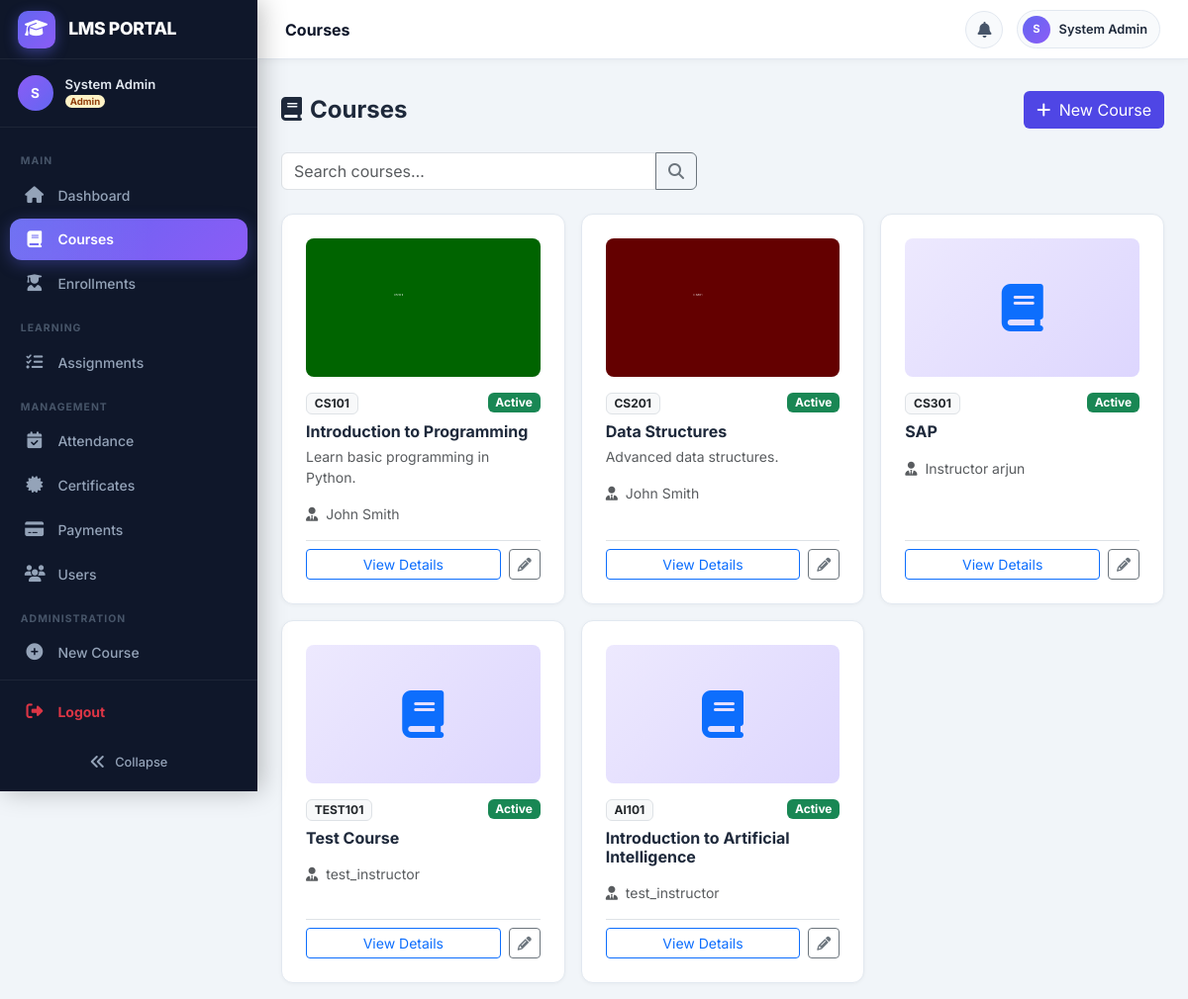
Before: /courses/ (signed in) with the older database file.
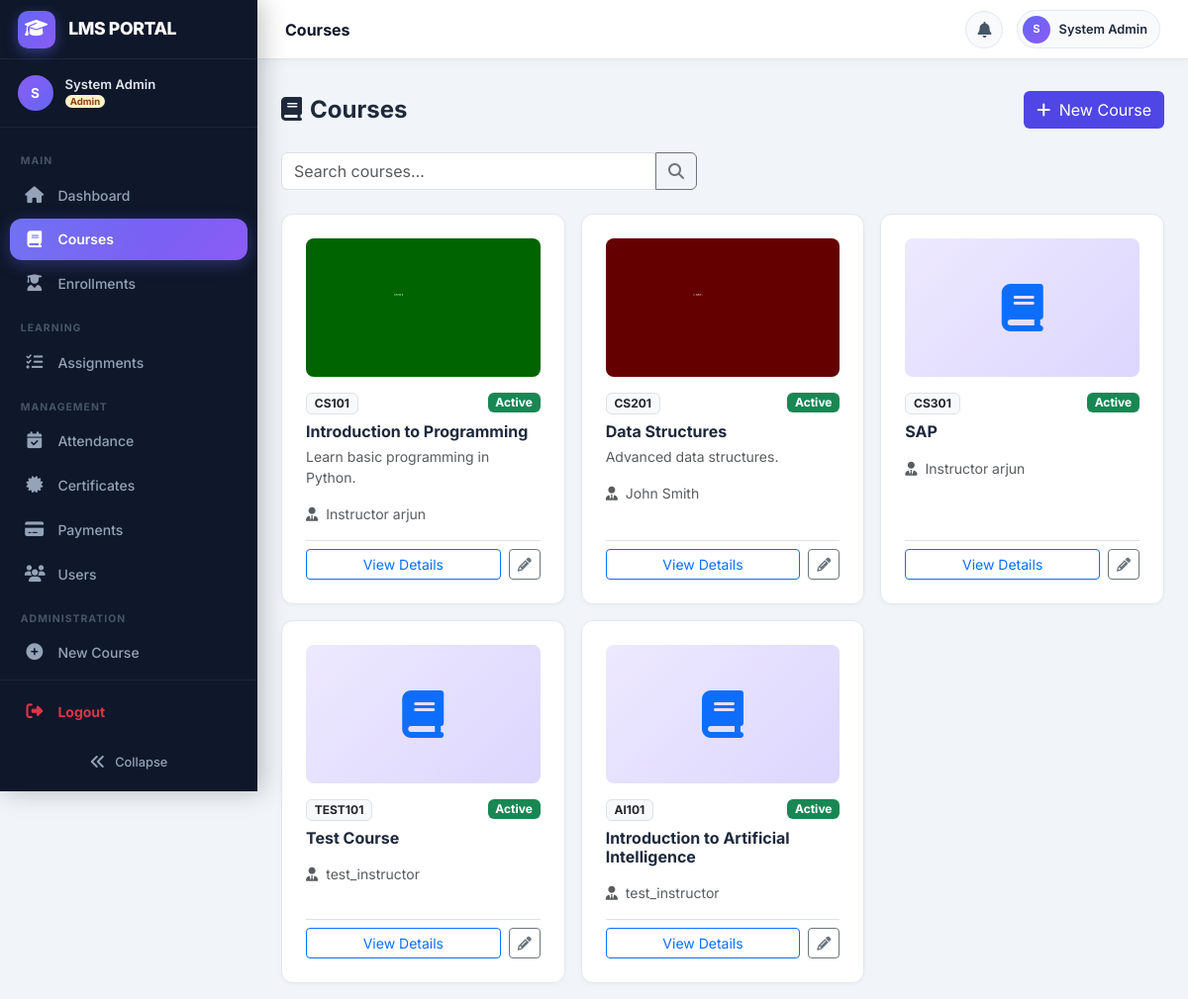
After: the same page with the newer database file.
### courses/models.py (models this page shows, shortened)
class Course(models.Model):
    class Status(models.TextChoices):
        ACTIVE = 'active', 'Active'
        INACTIVE = 'inactive', 'Inactive'
        ARCHIVED = 'archived', 'Archived'
    title = models.CharField(max_length=200)
    code = models.CharField(max_length=20, unique=True)
    description = models.TextField(blank=True)
    instructor = models.ForeignKey(
        settings.AUTH_USER_MODEL,
        on_delete=models.SET_NULL,
        null=True,
        related_name='courses_teaching',
        limit_choices_to={'role__in': ['instructor', 'admin']},
    )
    status = models.CharField(max_length=20, choices=Status.choices, default=Status.ACTIVE)
    thumbnail = models.ImageField(upload_to='course_thumbnails/', blank=True, null=True)
    credits = models.PositiveSmallIntegerField(default=3)
    price = models.DecimalField(max_digits=10, decimal_places=2, default=0.00)
    auto_revision_enabled = models.BooleanField(default=True)
    created_at = models.DateTimeField(auto_now_add=True)
    updated_at = models.DateTimeField(auto_now=True)
    class Meta:
        ordering = ['-created_at']

### users/models.py (models this page shows, shortened)
class CustomUser(AbstractUser):
    class Role(models.TextChoices):
        ADMIN = 'admin', 'Admin'
        INSTRUCTOR = 'instructor', 'Instructor'
        STUDENT = 'student', 'Student'
    role = models.CharField(
        max_length=20,
        choices=Role.choices,
        default=Role.STUDENT,
    )
    phone = models.CharField(max_length=20, blank=True)
    profile_picture = models.ImageField(
        upload_to='profile_pictures/', blank=True, null=True
    )
    bio = models.TextField(blank=True)
    date_of_birth = models.DateField(null=True, blank=True)
    otp = models.CharField(max_length=6, blank=True, null=True)
    otp_expiry = models.DateTimeField(null=True, blank=True)
    class Meta:
        verbose_name = 'User'
        verbose_name_plural = 'Users'
    @property
    def is_admin_role(self):
        return self.role == self.Role.ADMIN
    @property
    def is_student(self):
        return self.role == self.Role.STUDENT

### courses/views.py (the view)
# urls.py: path('', views.course_list, name='list'),
@login_required
def course_list(request):
    query = request.GET.get('q', '')
    courses = Course.objects.select_related('instructor').annotate(
        batch_count=Count('batches', distinct=True),
        student_count=Count('batches__enrollments', distinct=True),
    )
    if query:
        courses = courses.filter(
            Q(title__icontains=query) | Q(code__icontains=query) |
            Q(description__icontains=query)
        )
    if request.user.is_student:
        courses = courses.filter(status='active')
    return render(request, 'courses/course_list.html', {
        'courses': courses, 'query': query
    })

### templates/courses/course_list.html (shortened to what this page needs)
{% extends 'base.html' %}
{% block content %}
<div class="d-flex justify-content-between align-items-center mb-4">
  <h4 class="fw-bold mb-0"><i class="fas fa-book me-2"></i>Courses</h4>
  {% if user.is_admin_role or user.is_superuser %}
  <a href="{% url 'courses:create' %}" class="btn" style="background:#4f46e5;color:#fff;">
    <i class="fas fa-plus me-1"></i> New Course
  </a>
  {% endif %}
</div>
<form method="get" class="mb-4">
  <div class="input-group" style="max-width:420px;">
    <input type="text" name="q" value="{{ query }}" class="form-control" placeholder="Search courses&hellip;">
    <button class="btn btn-outline-secondary" type="submit"><i class="fas fa-search"></i></button>
  </div>
</form>
<div class="row g-3">
  {% for course in courses %}
  <div class="col-md-6 col-xl-4">
    <div class="page-card h-100 d-flex flex-column">
      {% if course.thumbnail %}
        <img src="{{ course.thumbnail.url }}" class="rounded-3 mb-3 w-100" style="height:140px;object-fit:cover;">
      {% else %}
        <div class="rounded-3 mb-3 d-flex align-items-center justify-content-center"
             style="height:140px;background:linear-gradient(135deg,#ede9fe,#ddd6fe);">
          <i class="fas fa-book text-primary" style="font-size:3rem;"></i>
        </div>
      {% endif %}
      <div class="flex-grow-1">
        <div class="d-flex justify-content-between align-items-start">
          <span class="badge bg-light text-dark border small">{{ course.code }}</span>
          <span class="badge {% if course.status == 'active' %}bg-success{% else %}bg-secondary{% endif %}">
            {{ course.get_status_display }}
          </span>
        </div>
        <h6 class="fw-bold mt-2 mb-1">{{ course.title }}</h6>
        <p class="text-muted small">{{ course.description|truncatewords:20 }}</p>
        <div class="text-muted small">
          <i class="fas fa-user-tie me-1"></i>
          {{ course.instructor.get_full_name|default:course.instructor.username|default:"Unassigned" }}
        </div>
      </div>
      <div class="d-flex gap-2 mt-3 pt-2 border-top">
        <a href="{% url 'courses:detail' course.pk %}" class="btn btn-sm btn-outline-primary flex-grow-1">
          View Details
        </a>
        {% if user.is_admin_role or user.is_superuser %}
        <a href="{% url 'courses:edit' course.pk %}" class="btn btn-sm btn-outline-secondary">
          <i class="fas fa-pencil-alt"></i>
        </a>
        {% endif %}
      </div>
    </div>
  </div>
  {% empty %}
  <div class="col-12 text-center py-5 text-muted">
    <i class="fas fa-book-dead" style="font-size:3rem;"></i>
    <p class="mt-2">No courses found.</p>
  </div>
  {% endfor %}
</div>
{% endblock %}

Changed rows visible on the page:
changed Course "Introduction to Programming": instructor.get_full_name "John Smith" → "Instructor arjun"
